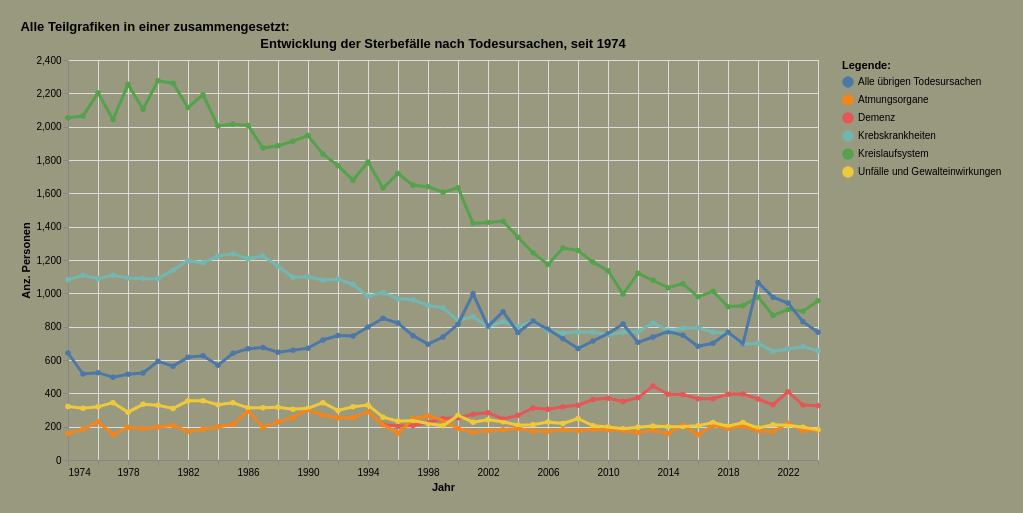

Notebook code cell kept with this figure:
### Markdown cell above
##### Kombinierte Grafik in Altair

### Code cell
# Kombiniere die Grafiken horizontal
top_row = alt.hconcat(grafik1, grafik1)
#combined_chart = alt.vconcat(top_row,grafik3)
#combined_chart = alt.vconcat(grafik1, grafik2, grafik3, spacing=20)
combined_chart = alt.vconcat(grafik1, spacing=20)

# Optional: Füge einen Titel für die gesamte Grafik hinzu
final_chart = combined_chart.properties(
    title="Alle Teilgrafiken in einer zusammengesetzt:    ",  
    background="#999980",
    padding={"left": 20, "top": 20, "right": 20, "bottom": 20},
    autosize={"type": "fit", "contains": "padding"}
)
#Legenden nicht zusammenfügen
final_chart = final_chart.resolve_scale(
    color='independent',
    shape='independent',
    size='independent'
)

# Zeigen Sie die Grafik an
final_chart

### Figure 1 — Vega-Lite specification as saved in the notebook (floating-point values rounded to 4 significant figures; data arrays with more than 128 entries replaced by an {"elided": "..."} marker saying what was removed)
{"config": {"view": {"continuousWidth": 300, "continuousHeight": 300}}, "vconcat": [{"layer": [{"mark": {"type": "circle"}, "encoding": {"color": {"field": "TodesursacheSpezLang_noDM", "legend": {"orient": "right", "title": "Legende:"}, "type": "nominal"}, "opacity": {"value": 1.3}, "tooltip": [{"field": "StichtagDatJahr", "type": "temporal"}, {"field": "TodesursacheSpezLang_noDM", "type": "nominal"}, {"field": "AnzSterWir", "type": "quantitative"}], "x": {"axis": {"title": "Jahr"}, "field": "StichtagDatJahr", "type": "temporal"}, "y": {"axis": {"title": "Anz. Personen"}, "field": "AnzSterWir", "type": "quantitative"}}, "name": "view_1", "title": "Entwicklung der Sterbefälle nach Todesursachen, seit 1974"}, {"mark": {"type": "line"}, "encoding": {"color": {"field": "TodesursacheSpezLang_noDM", "legend": {"orient": "right", "title": "Legende:"}, "type": "nominal"}, "size": {"condition": {"test": {"not": {"param": "param_1"}}, "value": 1.2}, "value": 3}, "tooltip": [{"field": "StichtagDatJahr", "type": "temporal"}, {"field": "TodesursacheSpezLang_noDM", "type": "nominal"}, {"field": "AnzSterWir", "type": "quantitative"}], "x": {"axis": {"title": "Jahr"}, "field": "StichtagDatJahr", "type": "temporal"}, "y": {"axis": {"title": "Anz. Personen"}, "field": "AnzSterWir", "type": "quantitative"}}, "title": "Entwicklung der Sterbefälle nach Todesursachen, seit 1974"}], "height": 400, "width": 750}], "autosize": {"type": "fit", "contains": "padding"}, "background": "#999980", "data": {"name": "data-d7a269357daa7effef52cecc5ae0fcee"}, "padding": {"left": 20, "top": 20, "right": 20, "bottom": 20}, "params": [{"name": "param_1", "select": {"type": "point", "fields": ["TodesursacheSpezLang_noDM:N"], "nearest": true, "on": "pointerover"}, "views": ["view_1"]}], "resolve": {"scale": {"color": "independent", "shape": "independent", "size": "independent"}}, "spacing": 20, "title": "Alle Teilgrafiken in einer zusammengesetzt:    ", "$schema": "https://vega.github.io/schema/vega-lite/v5.8.0.json", "datasets": {"data-d7a269357daa7effef52cecc5ae0fcee": {"elided": "306 records"}}}
